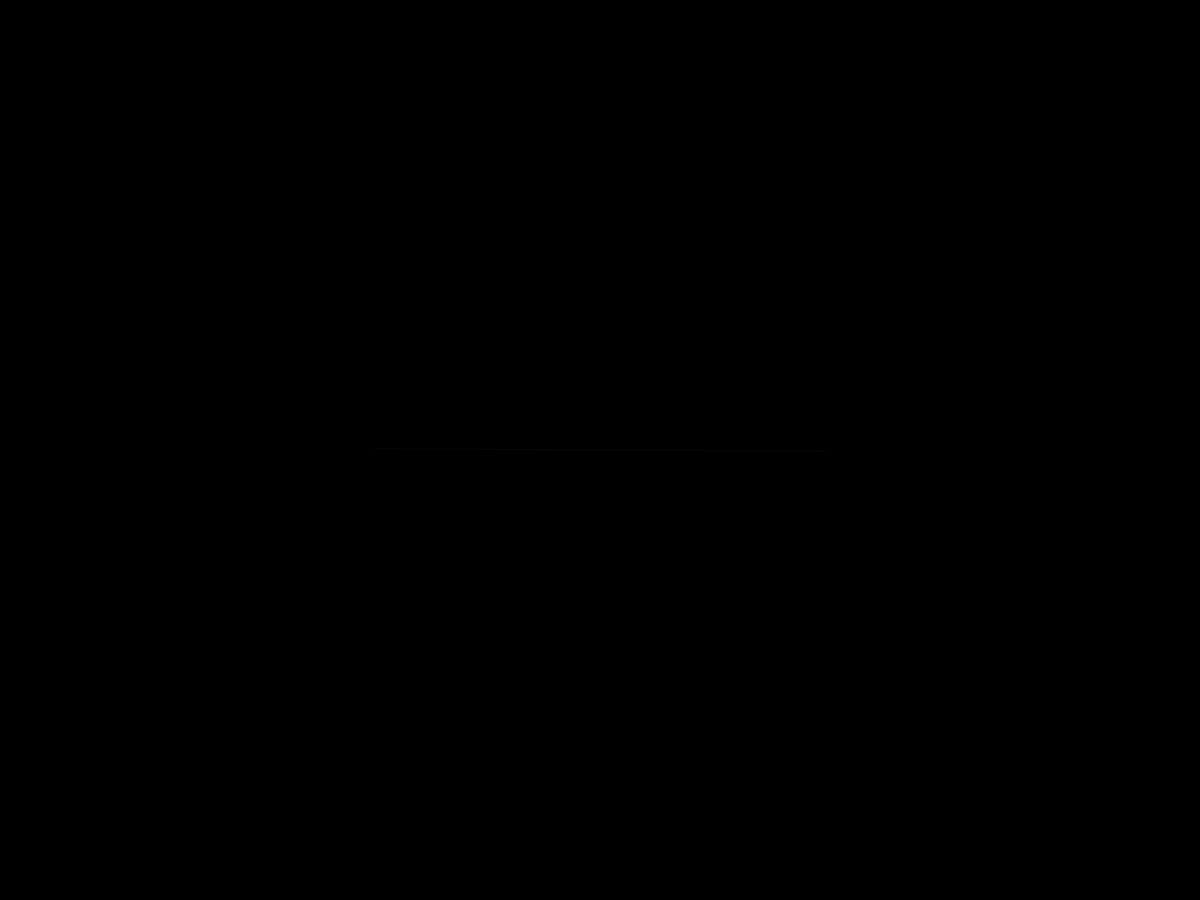
Frame 1 (no input)
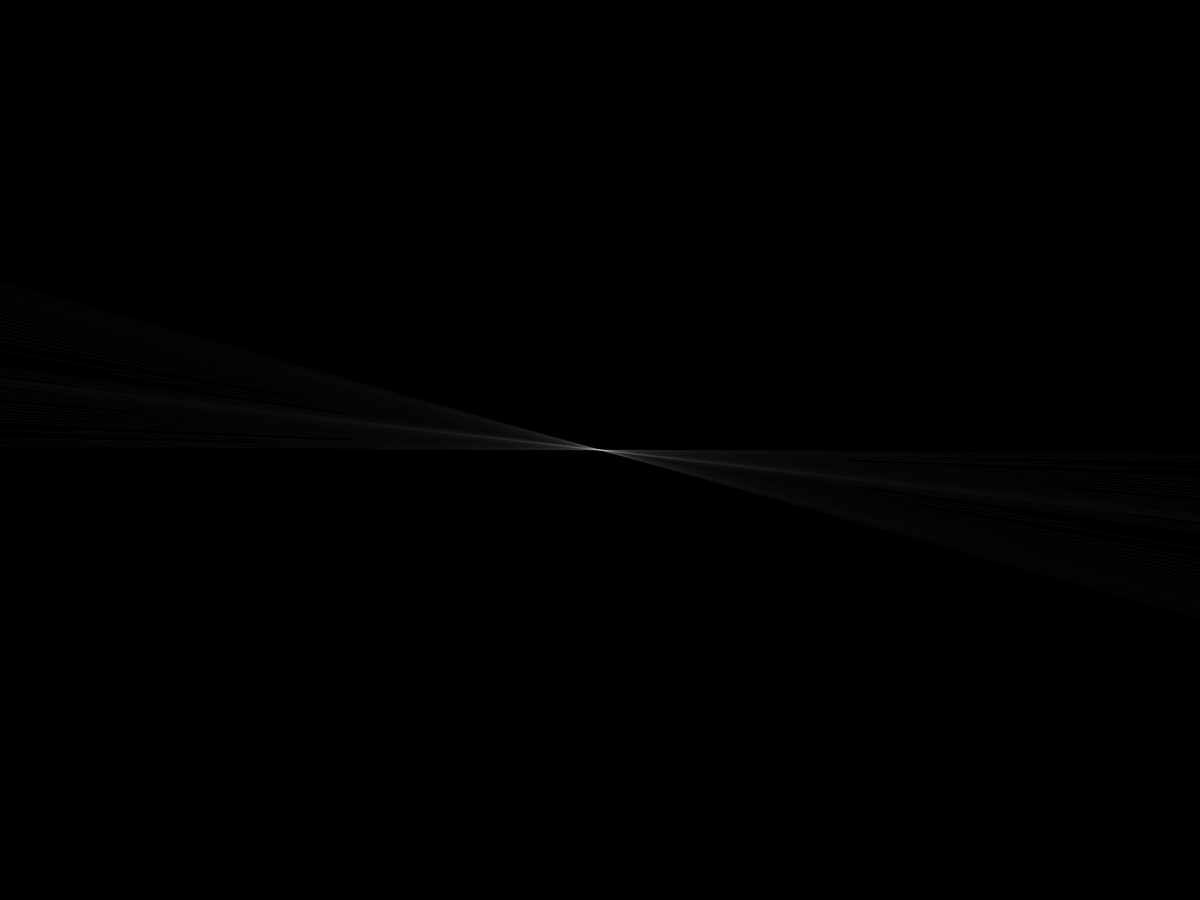
Frame 60 (the mouse pressed at the canvas centre just before this capture)
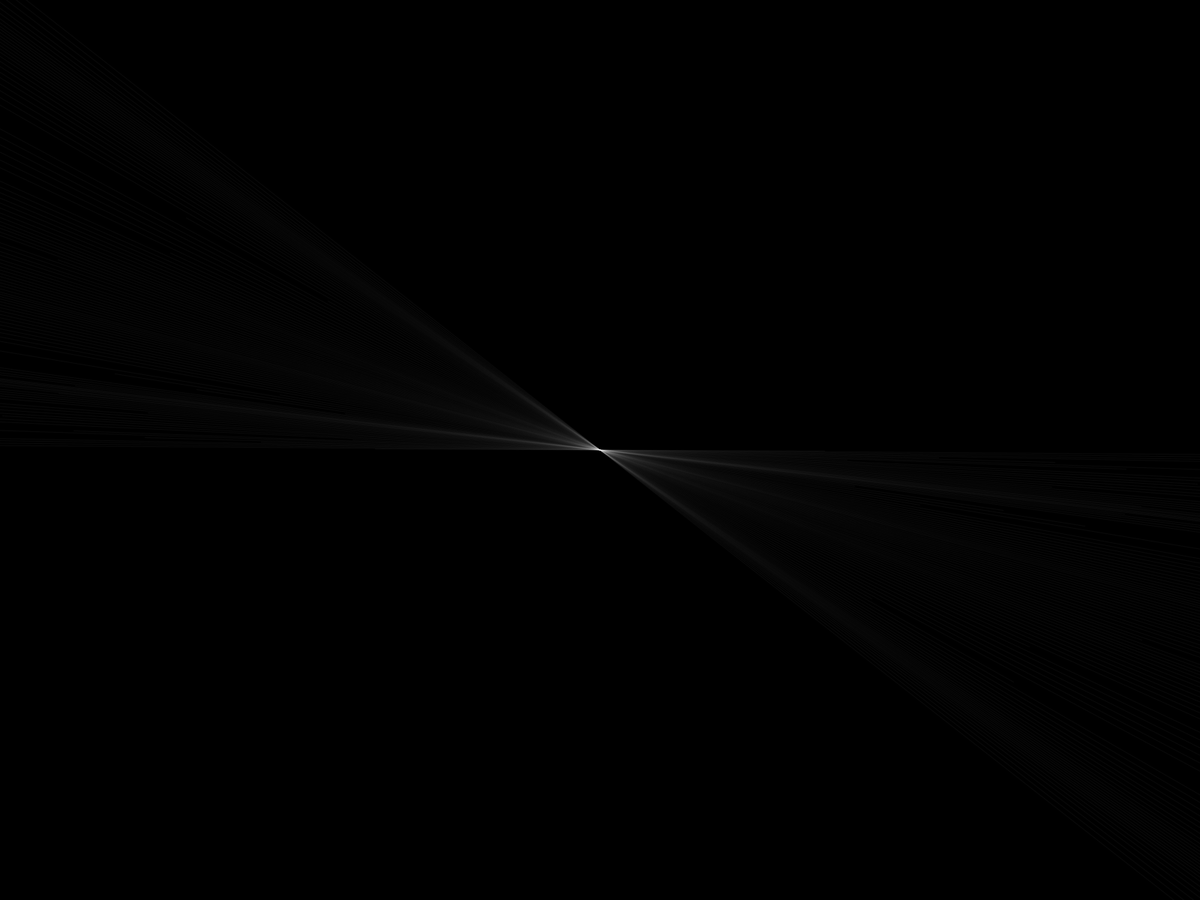
Frame 120 (the mouse held since frame 60 and released just before this capture)

The Processing sketch that drew these frames (run headless with seeded random() and noise(); from frame 60 on, the mouse is pressed at the canvas centre):

// Processing sketch: Flower
// ── Flower.pde
float x,y;
float noiseX,noiseY;
float angle;
float noiseAngle;
float rad=300;
void setup() {
	fullScreen();
	background(0);
	x=width/2;
	y=height/2;
	noiseX=random(10);
	noiseY=random(10);
	angle=0;
	noiseAngle=random(10);
}

void draw() {
	stroke(255,10);
	angle+=(noise(noiseAngle));
	float tx1=cos(radians(angle))*rad;
	float ty1=sin(radians(angle))*rad;
	float tx2=cos(radians(180+angle))*rad;
	float ty2=sin(radians(180+angle))*rad;
	line(x+tx1,y+ty1,x+tx2,y+ty2);
	noiseX+=0.5;
	noiseY+=0.5;
	noiseAngle+=0.05;
	rad=noise(noiseX)*3000;
}
